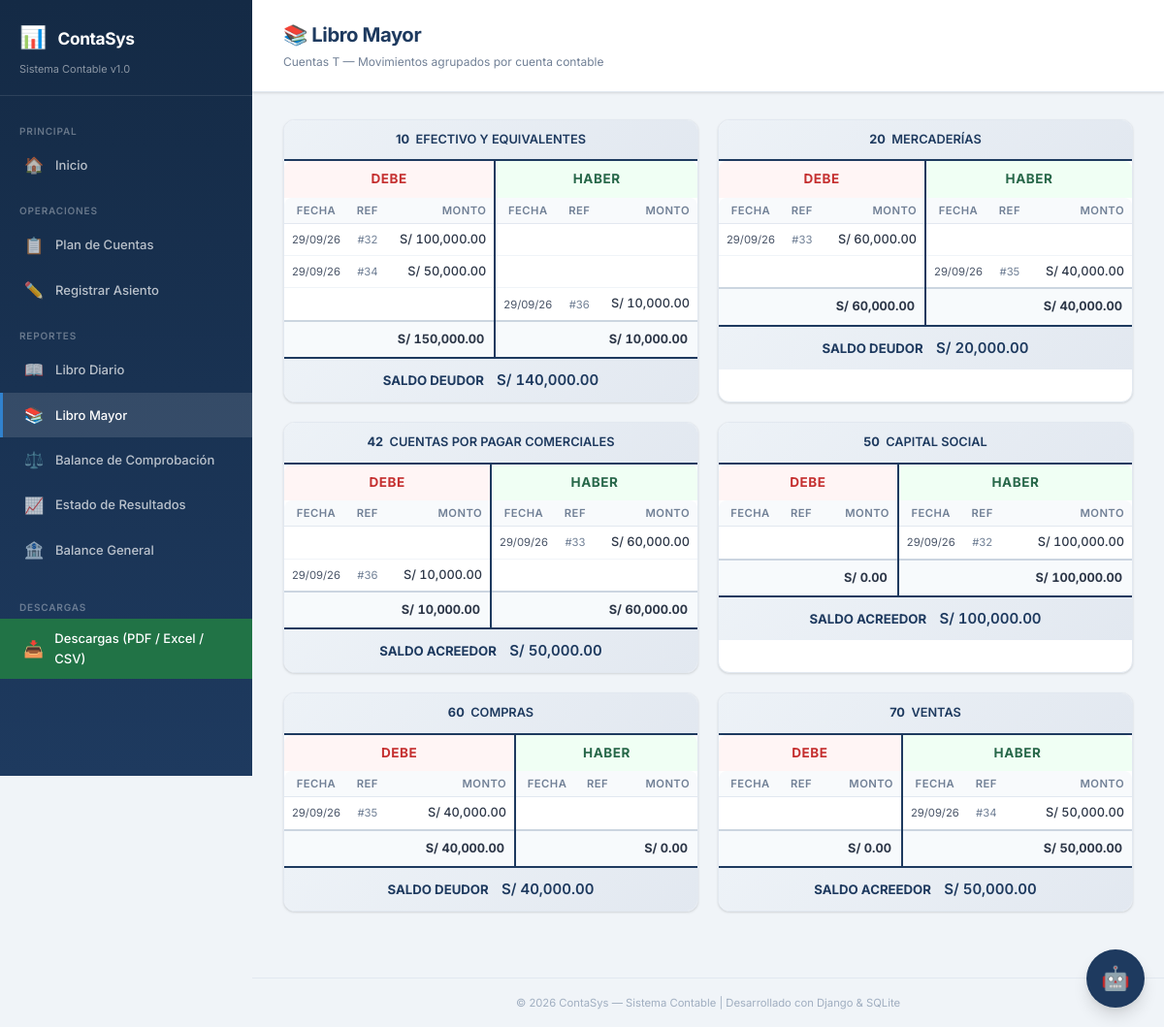
/reportes/libro-mayor/, run on an earlier commit of the app's database.
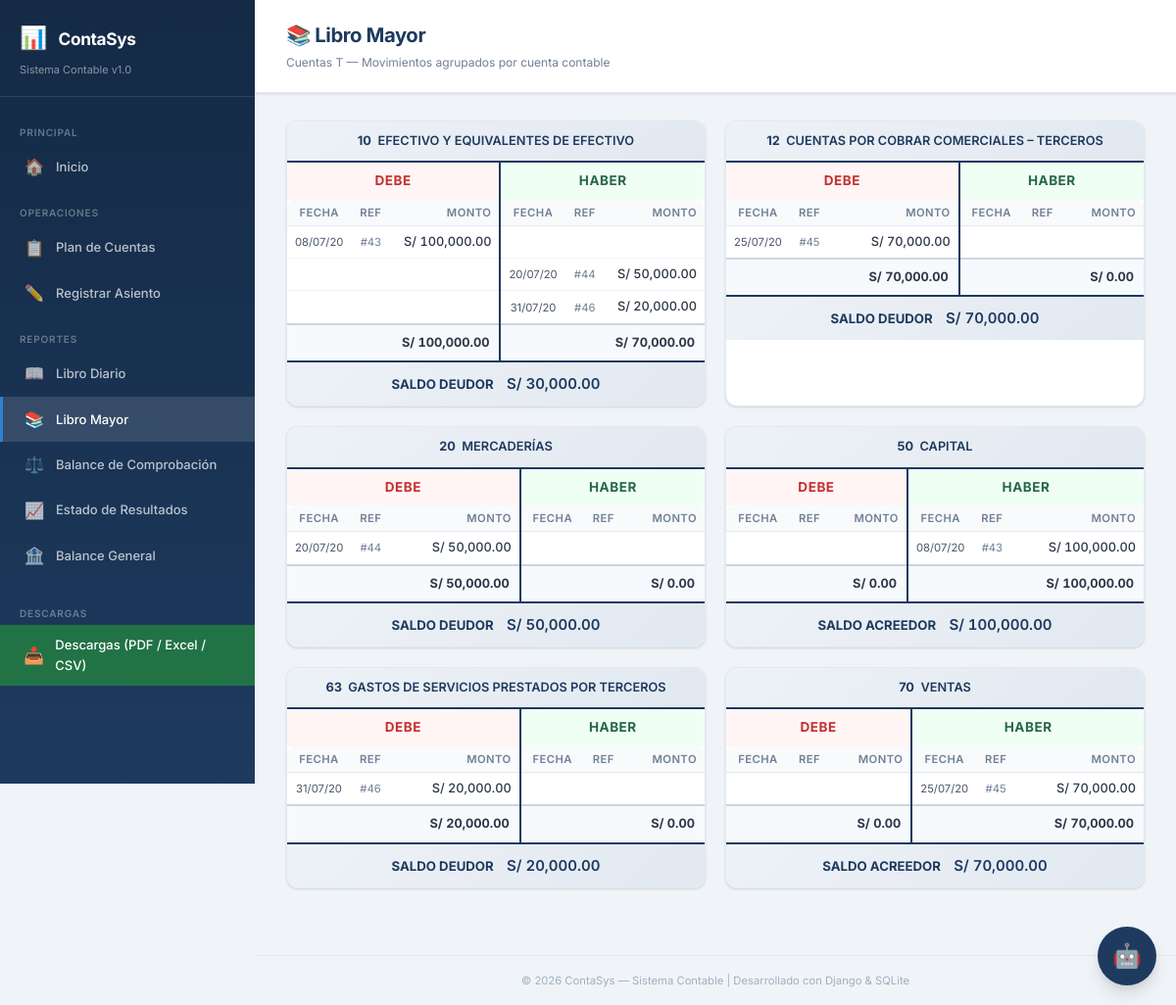
And on a later commit of the database.
### core/models.py (models this page shows, shortened)
class CuentaContable(models.Model):
    TIPO_CHOICES = [
        ('activo', 'Activo'),
        ('pasivo', 'Pasivo'),
        ('patrimonio', 'Patrimonio'),
        ('ingreso', 'Ingreso'),
        ('gasto', 'Gasto'),
    ]
    SUBCATEGORIA_CHOICES = [
        ('', 'General'),
        ('activo_corriente', 'Activo corriente'),
        ('existencias', 'Existencias'),
        ('activo_no_corriente', 'Activo no corriente'),
        ('pasivo', 'Pasivo'),
        ('patrimonio', 'Patrimonio'),
        ('gastos', 'Gastos'),
        ('ingresos', 'Ingresos'),
        ('costo_ventas', 'Costo de Ventas'),
        ('gasto_operativo', 'Gasto Operativo'),
        ('gasto_financiero', 'Gasto Financiero'),
        ('otro_ingreso', 'Otro Ingreso'),
        ('otro_gasto', 'Otro Gasto'),
    ]
    SUBCATEGORIAS_POR_TIPO = {
        'activo': ['activo_corriente', 'existencias', 'activo_no_corriente'],
        'pasivo': ['pasivo'],
        'patrimonio': ['patrimonio'],
        'gasto': ['gastos', 'costo_ventas', 'gasto_operativo', 'gasto_financiero', 'otro_gasto'],
        'ingreso': ['ingresos', 'otro_ingreso'],
    }
    codigo = models.CharField(max_length=20, unique=True, verbose_name='Código')
    nombre = models.CharField(max_length=200, verbose_name='Nombre')
    tipo = models.CharField(max_length=20, choices=TIPO_CHOICES, verbose_name='Tipo')
    subcategoria = models.CharField(
        max_length=20,
        choices=SUBCATEGORIA_CHOICES,
        blank=True,
        default='',
        verbose_name='Subcategoría'
    )
    class Meta:
        ordering = ['codigo']
        verbose_name = 'Cuenta Contable'
        verbose_name_plural = 'Cuentas Contables'
    @property
    def naturaleza_deudora(self):
        return self.tipo in ('activo', 'gasto')

class Movimiento(models.Model):
    TIPO_CHOICES = [
        ('debe', 'Debe'),
        ('haber', 'Haber'),
    ]
    asiento = models.ForeignKey(
        AsientoContable,
        on_delete=models.CASCADE,
        related_name='movimientos',
        verbose_name='Asiento'
    )
    cuenta = models.ForeignKey(
        CuentaContable,
        on_delete=models.PROTECT,
        related_name='movimientos',
        verbose_name='Cuenta'
    )
    tipo = models.CharField(max_length=5, choices=TIPO_CHOICES, verbose_name='Tipo')
    monto = models.DecimalField(max_digits=12, decimal_places=2, verbose_name='Monto')
    class Meta:
        verbose_name = 'Movimiento'
        verbose_name_plural = 'Movimientos'

class AsientoContable(models.Model):
    fecha = models.DateField(verbose_name='Fecha')
    descripcion = models.TextField(blank=True, default='', verbose_name='Descripción')
    created_at = models.DateTimeField(auto_now_add=True)
    class Meta:
        ordering = ['fecha', 'id']
        verbose_name = 'Asiento Contable'
        verbose_name_plural = 'Asientos Contables'

### core/views.py (the view)
# urls.py: path('reportes/libro-mayor/', views.libro_mayor, name='libro_mayor'),
def libro_mayor(request):
    cuentas = CuentaContable.objects.all()
    datos_cuentas = []
    for cuenta in cuentas:
        movimientos = cuenta.movimientos.select_related('asiento').order_by('asiento__fecha', 'asiento__id')
        if not movimientos.exists():
            continue
        total_debe = movimientos.filter(tipo='debe').aggregate(
            total=Sum('monto'))['total'] or Decimal('0')
        total_haber = movimientos.filter(tipo='haber').aggregate(
            total=Sum('monto'))['total'] or Decimal('0')
        if cuenta.naturaleza_deudora:
            saldo = total_debe - total_haber
        else:
            saldo = total_haber - total_debe
        datos_cuentas.append({
            'cuenta': cuenta,
            'movimientos': movimientos,
            'total_debe': total_debe,
            'total_haber': total_haber,
            'saldo': saldo,
        })
    context = {
        'datos_cuentas': datos_cuentas,
    }
    return render(request, 'libro_mayor.html', context)

### core/templatetags/contable_tags.py (called while the page is built)
@register.filter
def formato_moneda(valor):
    if valor is None:
        return 'S/ 0.00'
    try:
        valor = Decimal(str(valor))
        return f'S/ {valor:,.2f}'
    except Exception:
        return f'S/ {valor}'

### templates/libro_mayor.html (shortened to what this page needs)
{% extends 'base.html' %}
{% load contable_tags %}
{% block nav_mayor %}active{% endblock %}
{% block page_title %}📚 Libro Mayor{% endblock %}
{% block page_subtitle %}Cuentas T — Movimientos agrupados por cuenta contable{% endblock %}
{% block content %}
{% if datos_cuentas %}
    <div class="tcuentas-grid">
    {% for dato in datos_cuentas %}
        <div class="tcuenta-card">
            <div class="tcuenta-header">
                <strong>{{ dato.cuenta.codigo }}</strong>&nbsp;&nbsp;{{ dato.cuenta.nombre|upper }}
            </div>
            <div class="tcuenta-body">
                <table class="tcuenta-table">
                    <thead>
                        <tr>
                            <th colspan="3" class="text-center tcuenta-th-debe">DEBE</th>
                            <th colspan="3" class="text-center tcuenta-th-haber">HABER</th>
                        </tr>
                        <tr class="tcuenta-subheader">
                            <th class="text-center">Fecha</th>
                            <th class="text-center">Ref</th>
                            <th class="text-right">Monto</th>
                            <th class="text-center">Fecha</th>
                            <th class="text-center">Ref</th>
                            <th class="text-right">Monto</th>
                        </tr>
                    </thead>
                    <tbody>
                        {% for mov in dato.movimientos %}
                        <tr>
                            {% if mov.tipo == 'debe' %}
                                <td class="tcuenta-fecha text-center">{{ mov.asiento.fecha|date:"d/m/y" }}</td>
                                <td class="tcuenta-num text-center">#{{ mov.asiento.id }}</td>
                                <td class="tcuenta-monto text-right">{{ mov.monto|formato_moneda }}</td>
                                <td class="tcuenta-fecha"></td>
                                <td class="tcuenta-num"></td>
                                <td class="tcuenta-monto text-right"></td>
                            {% else %}
                                <td class="tcuenta-fecha"></td>
                                <td class="tcuenta-num"></td>
                                <td class="tcuenta-monto text-right"></td>
                                <td class="tcuenta-fecha text-center">{{ mov.asiento.fecha|date:"d/m/y" }}</td>
                                <td class="tcuenta-num text-center">#{{ mov.asiento.id }}</td>
                                <td class="tcuenta-monto text-right">{{ mov.monto|formato_moneda }}</td>
                            {% endif %}
                        </tr>
                        {% endfor %}
                    </tbody>
                    <tfoot>
                        <tr class="tcuenta-totals">
                            <td colspan="3" class="text-right monto">{{ dato.total_debe|formato_moneda }}</td>
                            <td colspan="3" class="text-right monto">{{ dato.total_haber|formato_moneda }}</td>
                        </tr>
                        <tr class="tcuenta-saldo">
                            <td colspan="6" class="text-center">
                                {% if dato.cuenta.naturaleza_deudora %}
                                    <strong>SALDO DEUDOR</strong>&nbsp;&nbsp;&nbsp;
                                {% else %}
                                    <strong>SALDO ACREEDOR</strong>&nbsp;&nbsp;&nbsp;
                                {% endif %}
                                <span class="monto" style="font-size: 1rem;">{{ dato.saldo|formato_moneda }}</span>
                            </td>
                        </tr>
                    </tfoot>
                </table>
            </div>
        </div>
    {% endfor %}
    </div>
{% endif %}
{% endblock %}

What changed in the data, as far as the page shows it:
removed Movimiento: asiento.fecha "29/09/26", asiento.id "32", monto "S/ 100,000.00", shown under CuentaContable "10"
removed Movimiento: asiento.fecha "29/09/26", asiento.id "34", monto "S/ 50,000.00", shown under CuentaContable "10"
removed Movimiento: asiento.fecha "29/09/26", asiento.id "36", monto "S/ 10,000.00", shown under CuentaContable "10"
removed Movimiento: asiento.fecha "29/09/26", asiento.id "33", monto "S/ 60,000.00", shown under CuentaContable "MERCADERÍAS"
removed Movimiento: asiento.fecha "29/09/26", asiento.id "35", monto "S/ 40,000.00", shown under CuentaContable "MERCADERÍAS"
no longer on this page (row edited): CuentaContable: cuenta.codigo "42", cuenta.nombre "CUENTAS POR PAGAR COMERCIALES", total_debe "S/ 10,000.00", total_haber "S/ 60,000.00", tipo "SALDO ACREEDOR", saldo "S/ 50,000.00"
removed Movimiento: asiento.fecha "29/09/26", asiento.id "33", monto "S/ 60,000.00", shown under "42"
removed Movimiento: asiento.fecha "29/09/26", asiento.id "36", monto "S/ 10,000.00", shown under "42"
removed Movimiento: asiento.fecha "29/09/26", asiento.id "32", monto "S/ 100,000.00", shown under CuentaContable "50"
no longer on this page (row unchanged): CuentaContable: cuenta.codigo "60", cuenta.nombre "COMPRAS", total_debe "S/ 40,000.00", total_haber "S/ 0.00", tipo "SALDO DEUDOR", saldo "S/ 40,000.00"
removed Movimiento: asiento.fecha "29/09/26", asiento.id "35", monto "S/ 40,000.00", shown under "60"
removed Movimiento: asiento.fecha "29/09/26", asiento.id "34", monto "S/ 50,000.00", shown under CuentaContable "VENTAS"
changed CuentaContable: cuenta.nombre "EFECTIVO Y EQUIVALENTES" → "EFECTIVO Y EQUIVALENTES DE EFECTIVO"; total_debe "S/ 150,000.00" → "S/ 100,000.00"; total_haber "S/ 10,000.00" → "S/ 70,000.00"; saldo "S/ 140,000.00" → "S/ 30,000.00"
added Movimiento: asiento.fecha "08/07/20", asiento.id "43", monto "S/ 100,000.00", shown under CuentaContable "10"
added Movimiento: asiento.fecha "20/07/20", asiento.id "44", monto "S/ 50,000.00", shown under CuentaContable "10"
added Movimiento: asiento.fecha "31/07/20", asiento.id "46", monto "S/ 20,000.00", shown under CuentaContable "10"
added CuentaContable: cuenta.codigo "12", cuenta.nombre "CUENTAS POR COBRAR COMERCIALES – TERCEROS", total_debe "S/ 70,000.00", total_haber "S/ 0.00", tipo "SALDO DEUDOR", saldo "S/ 70,000.00"
added Movimiento: asiento.fecha "25/07/20", asiento.id "45", monto "S/ 70,000.00", shown under "12"
computed for CuentaContable "MERCADERÍAS": total_debe "S/ 60,000.00" → "S/ 50,000.00"; total_haber "S/ 40,000.00" → "S/ 0.00"; saldo "S/ 20,000.00" → "S/ 50,000.00"
added Movimiento: asiento.fecha "20/07/20", asiento.id "44", monto "S/ 50,000.00", shown under CuentaContable "MERCADERÍAS"
changed CuentaContable: cuenta.nombre "CAPITAL SOCIAL" → "CAPITAL"
added Movimiento: asiento.fecha "08/07/20", asiento.id "43", monto "S/ 100,000.00", shown under CuentaContable "50"
added CuentaContable: cuenta.codigo "63", cuenta.nombre "GASTOS DE SERVICIOS PRESTADOS POR TERCEROS", total_debe "S/ 20,000.00", total_haber "S/ 0.00", tipo "SALDO DEUDOR", saldo "S/ 20,000.00"
added Movimiento: asiento.fecha "31/07/20", asiento.id "46", monto "S/ 20,000.00", shown under "63"
computed for CuentaContable "VENTAS": total_haber "S/ 50,000.00" → "S/ 70,000.00"; saldo "S/ 50,000.00" → "S/ 70,000.00"
added Movimiento: asiento.fecha "25/07/20", asiento.id "45", monto "S/ 70,000.00", shown under CuentaContable "VENTAS"
